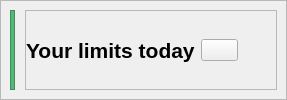
                    <widget class="QFrame" name="frame_5">
                     <property name="sizePolicy">
                      <sizepolicy hsizetype="Preferred" vsizetype="Fixed">
                       <horstretch>0</horstretch>
                       <verstretch>0</verstretch>
                      </sizepolicy>
                     </property>
                     <property name="minimumSize">
                      <size>
                       <width>0</width>
                       <height>50</height>
                      </size>
                     </property>
                     <property name="styleSheet">
                      <string notr="true"/>
                     </property>
                     <property name="frameShape">
                      <enum>QFrame::StyledPanel</enum>
                     </property>
                     <property name="frameShadow">
                      <enum>QFrame::Raised</enum>
                     </property>
                     <layout class="QHBoxLayout" name="horizontalLayout_5" stretch="1,50">
                      <property name="spacing">
                       <number>10</number>
                      </property>
                      <property name="sizeConstraint">
                       <enum>QLayout::SetDefaultConstraint</enum>
                      </property>
                      <property name="leftMargin">
                       <number>9</number>
                      </property>
                      <property name="topMargin">
                       <number>9</number>
                      </property>
                      <property name="rightMargin">
                       <number>9</number>
                      </property>
                      <property name="bottomMargin">
                       <number>9</number>
                      </property>
                      <item>
                       <widget class="QFrame" name="greenbar3_2">
                        <property name="styleSheet">
                         <string notr="true">background-color: rgb(79, 186, 116);</string>
                        </property>
                        <property name="frameShape">
                         <enum>QFrame::StyledPanel</enum>
                        </property>
                        <property name="frameShadow">
                         <enum>QFrame::Raised</enum>
                        </property>
                       </widget>
                      </item>
                      <item>
                       <widget class="QFrame" name="frame">
                        <property name="frameShape">
                         <enum>QFrame::StyledPanel</enum>
                        </property>
                        <property name="frameShadow">
                         <enum>QFrame::Raised</enum>
                        </property>
                        <layout class="QHBoxLayout" name="horizontalLayout_6">
                         <property name="leftMargin">
                          <number>0</number>
                         </property>
                         <property name="topMargin">
                          <number>0</number>
                         </property>
                         <property name="rightMargin">
                          <number>0</number>
                         </property>
                         <property name="bottomMargin">
                          <number>0</number>
                         </property>
                         <item>
                          <widget class="QLabel" name="label_2">
                           <property name="font">
                            <font>
                             <family>Arial</family>
                             <pointsize>16</pointsize>
                             <bold>true</bold>
                            </font>
                           </property>
                           <property name="text">
                            <string>Your limits today</string>
                           </property>
                          </widget>
                         </item>
                         <item>
                          <widget class="QPushButton" name="pushButton">
                           <property name="sizePolicy">
                            <sizepolicy hsizetype="Fixed" vsizetype="Fixed">
                             <horstretch>0</horstretch>
                             <verstretch>0</verstretch>
                            </sizepolicy>
                           </property>
                           <property name="minimumSize">
                            <size>
                             <width>16</width>
                             <height>16</height>
                            </size>
                           </property>
                           <property name="text">
                            <string/>
                           </property>
                           <property name="icon">
                            <iconset resource="test.qrc">
                             <normaloff>:/images/image/info-circle.svg</normaloff>:/images/image/info-circle.svg</iconset>
                           </property>
                          </widget>
                         </item>
                         <item>
                          <spacer name="horizontalSpacer_2">
                           <property name="orientation">
                            <enum>Qt::Horizontal</enum>
                           </property>
                           <property name="sizeHint" stdset="0">
                            <size>
                             <width>40</width>
                             <height>20</height>
                            </size>
                           </property>
                          </spacer>
                         </item>
                        </layout>
                       </widget>
                      </item>
                     </layout>
                    </widget>
